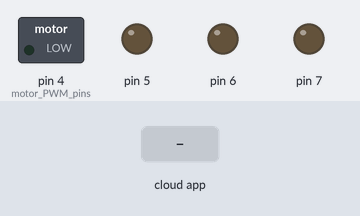
A sketch run on a simulated Arduino Uno, built with avr-gcc and run on an emulated ATmega328P. Parts: switched loads named in the sketch (green lamp = pin HIGH), output pins drawn as LEDs (lit = HIGH). The test bench sets the inputs (shaded band). The ROS host is connected and sends only what is stated.

Above: at 1.2 s.
1.3 s: the phone or cloud app sets linear.x to -100
At 1.9 s:
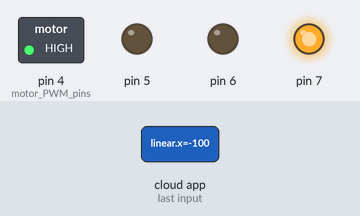
2.8 s: the phone or cloud app sets linear.x to 100
At 4.0 s:
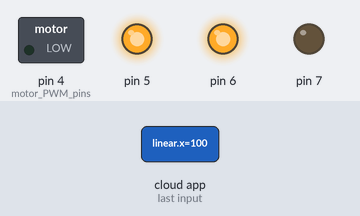
4.3 s: the phone or cloud app sets linear.x to 0
At 5.4 s:
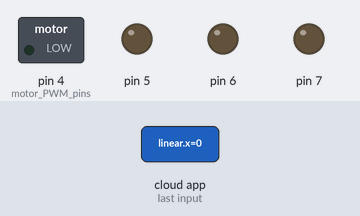
5.8 s: the phone or cloud app sets angular.z to -100
At 6.4 s:
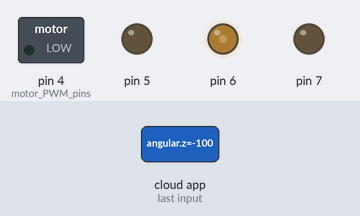
7.3 s: the phone or cloud app sets angular.z to 100
At 7.7 s:
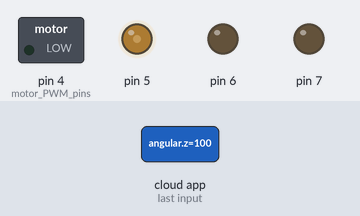
8.8 s: the phone or cloud app sets linear.x to 100
At 9.9 s:
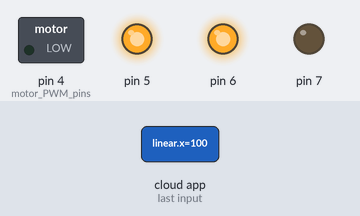
Timing chart, 0 to 11.3 s (numbered marks = the images above; inputs shaded):
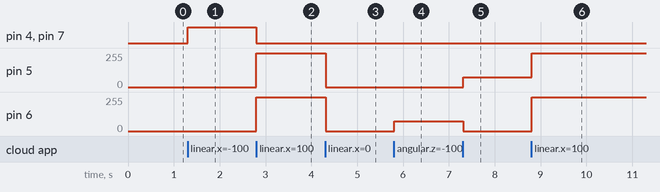

The sketch:

openloopWheels.ino
```cpp
// ** open loop - cmd_vel only

#include "ros.h"
#include <std_msgs/String.h>
#include <geometry_msgs/Twist.h>
#include <ros/time.h>

ros::NodeHandle nh;


float wheel1;
float wheel2;

float wheel1a;
float wheel2a;

float demandx;
float demandz;

float speed_act_left; // actual left wheel speed in m/s
float speed_act_right; // actual right wheel speed in m/s

unsigned long currentMillis;
unsigned long previousMillis;
int loopTime = 10;

// wheel encoder interrupts

#define encoder0PinA 2      // encoder 1
#define encoder0PinB 3

#define encoder1PinA 18     // encoder 2
#define encoder1PinB 19

volatile long encoder0Pos = 0;    // encoder 1
volatile long encoder1Pos = 0;    // encoder 2


// ** ROS callback & subscriber **

void velCallback(  const geometry_msgs::Twist& vel)
{
     demandx = vel.linear.x;
     demandz = vel.angular.z;

     demandx = constrain(demandx,-1,1);     // try to keep it under control
     demandz = constrain(demandz,-1,1);

     demandx = demandx * 350;
     demandz = demandz * 75;
}

ros::Subscriber<geometry_msgs::Twist> sub("cmd_vel" , velCallback);     //create a subscriber for ROS cmd_vel topic

// ** Setup **

void setup() {

  nh.initNode();              // init ROS
  nh.subscribe(sub);          // subscribe to cmd_vel

  pinMode(4, OUTPUT);     // motor PWM pins
  pinMode(5, OUTPUT);
  pinMode(6, OUTPUT);
  pinMode(7, OUTPUT);


  //Serial.begin(115200);
}

void loop() {

     nh.spinOnce();        // make sure we listen for ROS messages and activate the callback if there is one

     currentMillis = millis();

     if (currentMillis - previousMillis >= loopTime) {  // start timed loop for everything else
         previousMillis = currentMillis;

        // work out the two values for differential drive of each wheel

        wheel1 = demandx - (demandz);
        wheel2 = demandx + (demandz);

        wheel1 = constrain(wheel1,-255,255);
        wheel2 = constrain(wheel2,-255,255);


        // drive motors


        if (wheel1 > 0) {
          wheel1a = abs(wheel1);
          analogWrite(6, wheel1a);
          analogWrite(7, 0);
        }
        else if (wheel1 < 0) {
          wheel1a = abs(wheel1);
          analogWrite(7, wheel1a);
          analogWrite(6, 0);
        }
        else {
          analogWrite(7,0);
          analogWrite(6, 0);
        }

        // other motor

        if (wheel2 > 0) {
          wheel2a = abs(wheel2);
          analogWrite(5, wheel2a);
          analogWrite(4, 0);
        }
        else if (wheel2 < -0) {
          wheel2a = abs(wheel2);
          analogWrite(4, wheel2a);
          analogWrite(5, 0);
        }
        else {
          analogWrite(4, 0);
          analogWrite(5, 0);
        }


     } // end of timed loop

} // end of main loop
```

Measured:
- after the input at 1.3 s, pin 4 (motor_PWM_pins), pin 7: LOW → HIGH at once
- after the input at 2.8 s, pin 4 (motor_PWM_pins), pin 7: HIGH → LOW at once; pin 5, pin 6: 0/255 → 255/255 at once
- after the input at 4.3 s, pin 5, pin 6: 255/255 → 0/255 at once
- after the input at 5.8 s, pin 6: 0/255 → 75/255 at once
- after the input at 7.3 s, pin 5: 0/255 → 75/255 at once; pin 6: 75/255 → 0/255 at once
- after the input at 8.8 s, pin 5: 75/255 → 255/255 at once; pin 6: 0/255 → 255/255 at once
